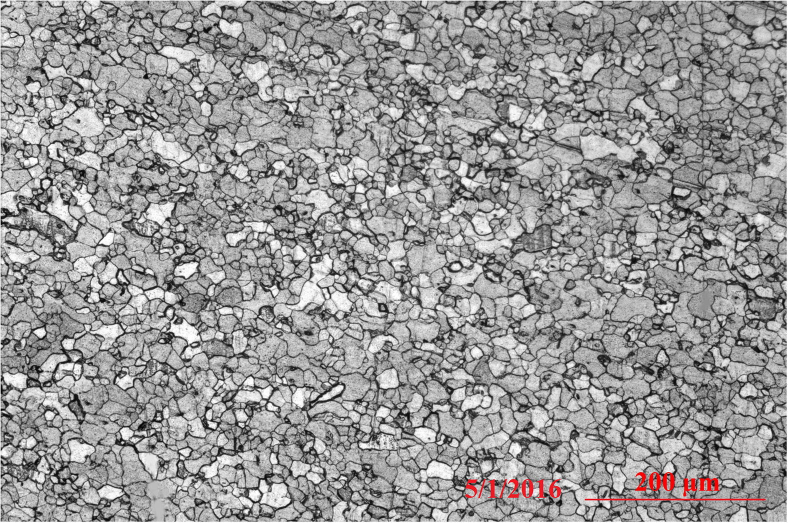
#> input picture data/raw/internet/imagen.jpg, 1575 x 1045 px, found by its file name (shown at 1/2 size)
$ python filterTesting.py
#> lines starting #> are read from the running program, lines starting #| are printed output that depends on the picture; after the words box and inside, x2 and y2 are one past the last pixel; in counts of white or black regions, pixels touching at a corner belong together
import cv2
import numpy as np
import pandas as pd
import matplotlib.pyplot as plt
from skimage import filters, morphology, exposure, feature
from scipy import ndimage as ndi
import os
import shutil

# Crear directorio de resultados si no existe

ruta_results = 'results/'

if os.path.exists(ruta_results):
    shutil.rmtree(ruta_results)
os.makedirs(ruta_results)

# === CONFIGURACIÓN ===
ruta_imagen = 'articulo/imagen.jpg'   # Cambia por el nombre real
nombre_salida_csv = 'results/filtros_imagen.csv'
nombre_salida_imagen = 'results/comparacion_filtros.png'

# === LEER IMAGEN (8-bit grayscale) ===
original = cv2.imread(ruta_imagen)
#> original is the input picture: shape (1045, 1575, 3); mean B, G, R 151.2, 151.2, 152.1
img = cv2.cvtColor(original, cv2.COLOR_BGR2GRAY)
if img is None:
    raise ValueError("No se pudo cargar la imagen. Verifica la ruta.")

imagenes = [img]
nombres = ['original']

# === FILTROS (parámetros default razonables) ===

# OpenCV filters
imagenes.append(cv2.GaussianBlur(img, (5, 5), 0))
nombres.append('gaussian_blur')

imagenes.append(cv2.medianBlur(img, 5))
nombres.append('median_blur')

imagenes.append(cv2.bilateralFilter(img, 9, 75, 75))
nombres.append('bilateral_filter')

_, thres = cv2.threshold(img, 127, 255, cv2.THRESH_BINARY)
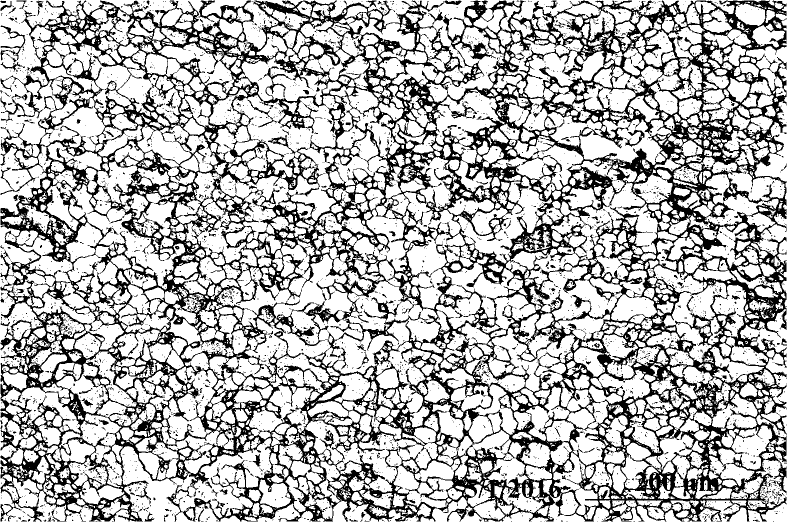
#> thres: shape (1045, 1575) (shown at 1/2 size); 70.4% white; 4593 black regions (4370 under 20 px), largest, box (x1, y1, x2, y2) and area: (1, 1, 1573, 1043) 460240, (1, 955, 89, 1043) 1209, (1, 51, 51, 122) 639
imagenes.append(thres)
nombres.append('threshold')

adaptive = cv2.adaptiveThreshold(img, 255, cv2.ADAPTIVE_THRESH_GAUSSIAN_C,
                                 cv2.THRESH_BINARY, 11, 2)
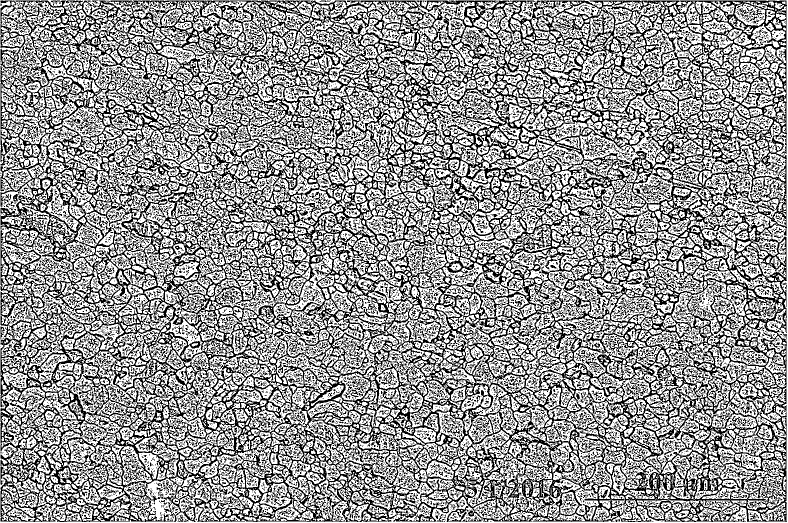
#> adaptive: shape (1045, 1575) (shown at 1/2 size); 58.2% white; black in thin lines or dots
imagenes.append(adaptive)
nombres.append('adaptive_threshold')

equalized = cv2.equalizeHist(img)
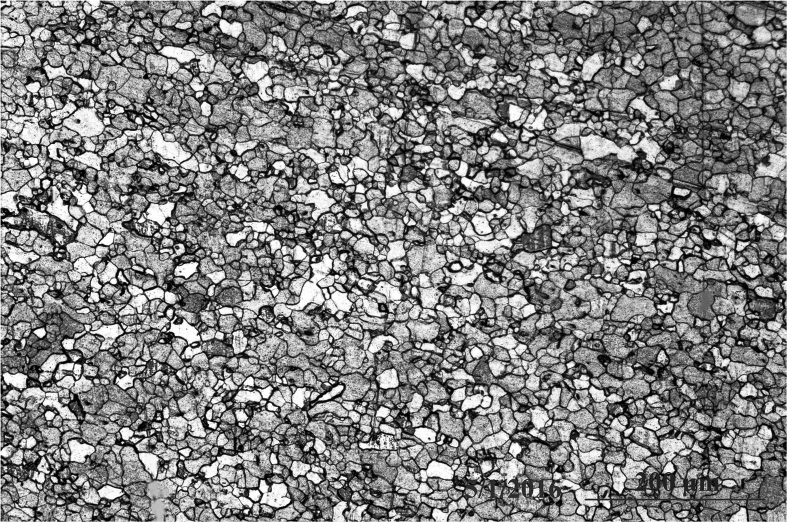
#> equalized: shape (1045, 1575) (shown at 1/2 size); min 0, max 255, mean 128.3
imagenes.append(equalized)
nombres.append('equalize_hist')

kernel = cv2.getStructuringElement(cv2.MORPH_ELLIPSE, (3, 3))
morph = cv2.morphologyEx(img, cv2.MORPH_OPEN, kernel)
imagenes.append(morph)
nombres.append('morph_open')

# skimage filters
imagenes.append((filters.gaussian(img, sigma=1)*255).astype(np.uint8))
nombres.append('skimage_gaussian')

imagenes.append(filters.sobel(img).astype(np.uint8)*255)
nombres.append('sobel')

imagenes.append(filters.scharr(img).astype(np.uint8)*255)
nombres.append('scharr')

imagenes.append((filters.median(img)).astype(np.uint8))
nombres.append('skimage_median')

imagenes.append((res := exposure.rescale_intensity(img)).astype(np.uint8))
nombres.append('rescale_intensity')

imagenes.append((feature.canny(img, sigma=1)*255).astype(np.uint8))
nombres.append('canny')

# skimage morphology
binary = img > 127
imagenes.append((morphology.remove_small_objects(binary, 30)*255).astype(np.uint8))
nombres.append('remove_small_objects')

imagenes.append((morphology.binary_closing(binary, morphology.disk(3))*255).astype(np.uint8))
nombres.append('binary_closing')

# scipy.ndimage filters
imagenes.append(ndi.gaussian_filter(img, sigma=1).astype(np.uint8))
nombres.append('ndi_gaussian')

imagenes.append(ndi.median_filter(img, size=3).astype(np.uint8))
nombres.append('ndi_median')

imagenes.append(ndi.maximum_filter(img, size=3).astype(np.uint8))
nombres.append('ndi_maximum')

imagenes.append((ndi.binary_fill_holes(binary)*255).astype(np.uint8))
nombres.append('binary_fill_holes')

# === CREAR DATAFRAME ===
df = pd.DataFrame()
df['filtro'] = nombres
df['imagen_array'] = [img.flatten().tolist() for img in imagenes]
#> (the run stopped early here; a loop or call above may not have finished)

$ run again, with data/raw/internet/alloygrain.jpg copied over data/raw/internet/imagen.jpg
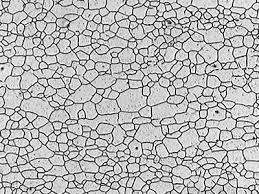
#> input picture data/raw/internet/alloygrain.jpg, 259 x 194 px, found by its file name
#> original is the input picture: shape (194, 259, 3); min 0, max 255, mean 182.7
#> thres: shape (194, 259); 81.6% white; black in thin lines or dots
#> adaptive: shape (194, 259); 65.8% white; black in thin lines or dots
#> binary: shape (194, 259) bool; 81.6% white; black in thin lines or dots
#> the loop `for i, img_filtrada in enumerate(imagenes):` made 20 passes
#| 💾 Imagen "original" guardada en: results/original.tif
#| 💾 Imagen "gaussian_blur" guardada en: results/gaussian_blur.tif
#| 💾 Imagen "median_blur" guardada en: results/median_blur.tif
#| 💾 Imagen "bilateral_filter" guardada en: results/bilateral_filter.tif
#| 💾 Imagen "threshold" guardada en: results/threshold.tif
#> (further printed lines are left out)
#> imagenes_resized = 20 items
#> rows = 4
#> after the loop `for r in range(rows):`:
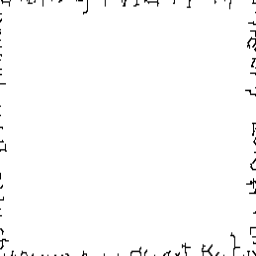
#> img: shape (256, 256); min 0, max 255, mean 251.8
#> after the loop `for r in range(rows):`: mosaico_filas = 4 items
#> `img_final = np.vstack(mosaico_filas)`:
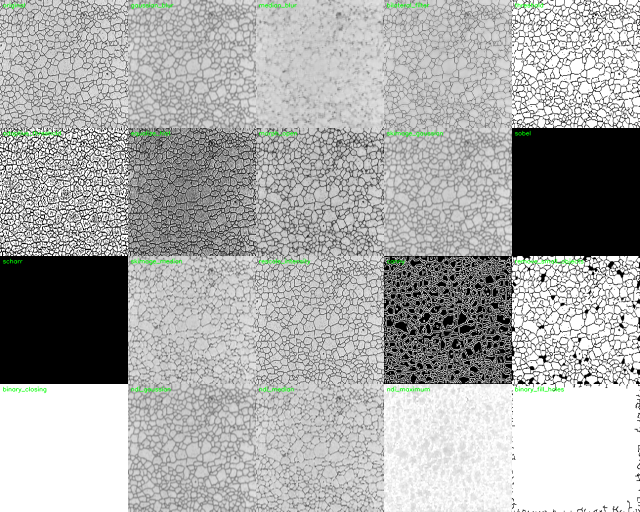
#> img_final: shape (1024, 1280, 3) (shown at 1/2 size); mean of channels 0, 1, 2 168.4, 169.3, 168.4; drawn as B, G, R

$ run again, with data/raw/internet/grain.jpg copied over data/raw/internet/imagen.jpg
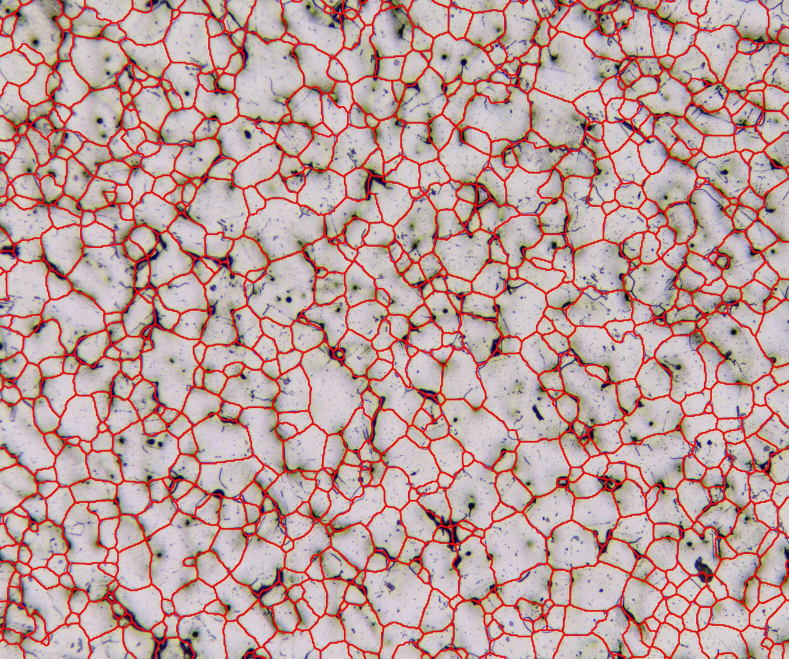
#> input picture data/raw/internet/grain.jpg, 1578 x 1317 px, found by its file name (shown at 1/2 size)
#> original is the input picture: shape (1317, 1578, 3); mean B, G, R 155.6, 158.8, 190.3
#> `_, thres = cv2.threshold(img, 127, 255, cv2.THRESH_BINARY)`:
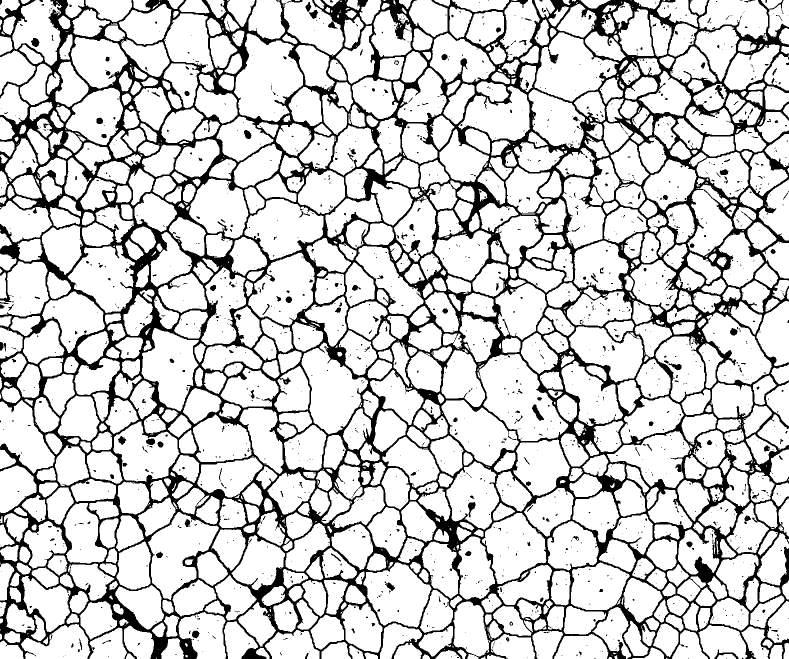
#> thres: shape (1317, 1578) (shown at 1/2 size); 80.6% white; 1759 black regions (1537 under 20 px), largest, box (x1, y1, x2, y2) and area: (0, 0, 1578, 1317) 385286, (1064, 809, 1088, 842) 312, (1096, 98, 1117, 127) 256
#> adaptive: shape (1317, 1578); 71.8% white; 28598 black regions (25546 under 20 px), largest, box (x1, y1, x2, y2) and area: (0, 0, 1578, 1317) 343857, (625, 0, 685, 49) 821, (788, 40, 817, 86) 373
#> `equalized = cv2.equalizeHist(img)`:
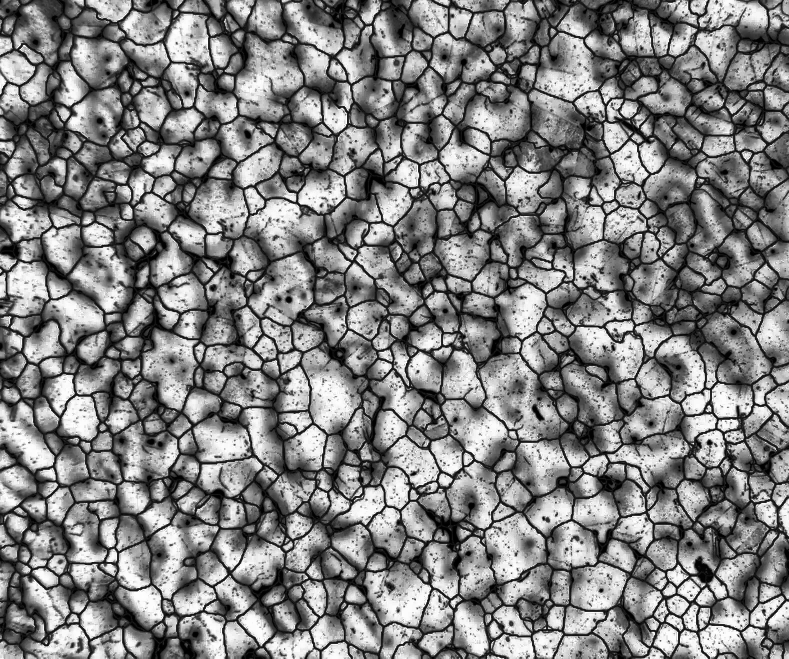
#> equalized: shape (1317, 1578) (shown at 1/2 size); min 0, max 255, mean 129.2
